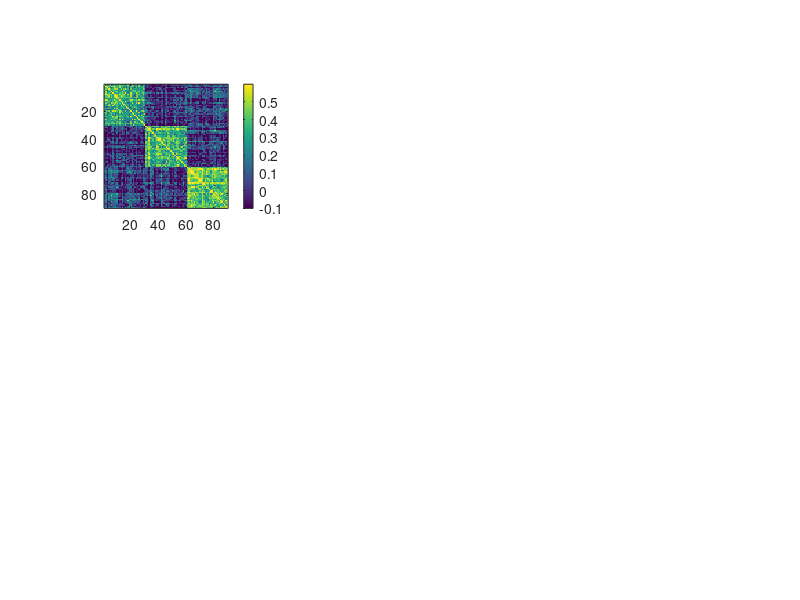

This figure's MATLAB source: (Note: this script raises an error after producing the figure.)
N=50;
K=3;
V=K*30;
rho0=0.01;
rho=0.3;
% rhoMin=0.5; % minimum non-zero fraction of rho in a block
rhoMin=1;
ngrads=2;
ThresFrac=1/K; % threshold fraction for the gradient matrix
Lab=repmat(1:K,[V/K,1]);Lab=Lab(:);

xx=linspace(1,rhoMin,V/K);
Sig0=toeplitz(xx);
Sig=rho0+(1-rho)*eye(V)+rho*kron(eye(K),Sig0);
addnoise = 0;
flipblocks=0; % flip blocks of the covariance matrix
if flipblocks==1
    for i=1:K
        I=(i-1)*V/K+1:i*V/K;
        Sig(I,I)=Sig(I,I)*(rand(1)>=0.5);
    end
    if addnoise == 1
        Sig = Sig + 0.1*randn(size(Sig));
    end
else
    Y = mvnrnd(repmat(0,[1,V]),Sig,N);
    if addnoise == 1
        Y = Y + randn(size(Y))*0.75;
    end
end

S = corrcoef(Y);
% %  Add FastICA_25 - https://research.ics.aalto.fi/ica/fastica/code/dlcode.shtml
% Si = fastica(Y.^6, 'numOfIC', 2)';


[V,D]=eig(S);V=fliplr(V);D=flip(diag(D));

%subplot(2,2,1);imagesc(Sig,[-0.1,min(1,rho*2)]);axis image;colorbar
subplot(2,3,1);imagesc(S,[-0.1,min(1,rho*2)]);axis image;colorbar
grmat_top = keep_top(S, ThresFrac); 
grmat_grad = normalized_angle(grmat_top);
subplot(2,3,2);imagesc(grmat_grad,[-0.1,min(1,rho*2)]);axis image;colorbar

% subplot(2,2,3);plot(V(:,1:3));set(get(gca,'Children'),'LineWidth',2)
% legend({'PC1','PC2','PC3'})
[V,D]=eig(S); V=fliplr(V);
subplot(2,3,4);
%[coeff, score, ~] = pca(S); % Sample covariance
[coeff, score, ~] = pca(grmat_top); % Thresholded covariance
% [coeff, score, ~] = pca(Sig); % True covariance
grads = score(:, 1:ngrads);

% plot(grads(:,1), grads(:,2), '.','MarkerSize',10)
gscatter(grads(:,1), grads(:,2), Lab)

% plot(V(:,1),V(:,2), '*')
% [coeff, score, ~] = pca(S);
% grads = score(:, 1:ngrads);
% 
% plot(grads(:,1), grads(:,2), '*')

subplot(2,3,5)

% grmat_grad = S;
% [V, D] = eig(grmat_grad); V=fliplr(V);
[coeff, score, ~] = pca(grmat_grad);
grads = score(:, 1:ngrads);

% plot(grads(:,1), grads(:,2), '.','MarkerSize',10)
gscatter(grads(:,1), grads(:,2), Lab)
% subplot(2,2,4); plot(V(:,1),V(:,2), '*')
% xlim

% plot(grmat_grad*V(:,1), grmat_grad*V(:,2), '*')

%mean(S(:)<0)

% subplot(2,3,6)

% gscatter(Si(:,1), Si(:,2), Lab)
